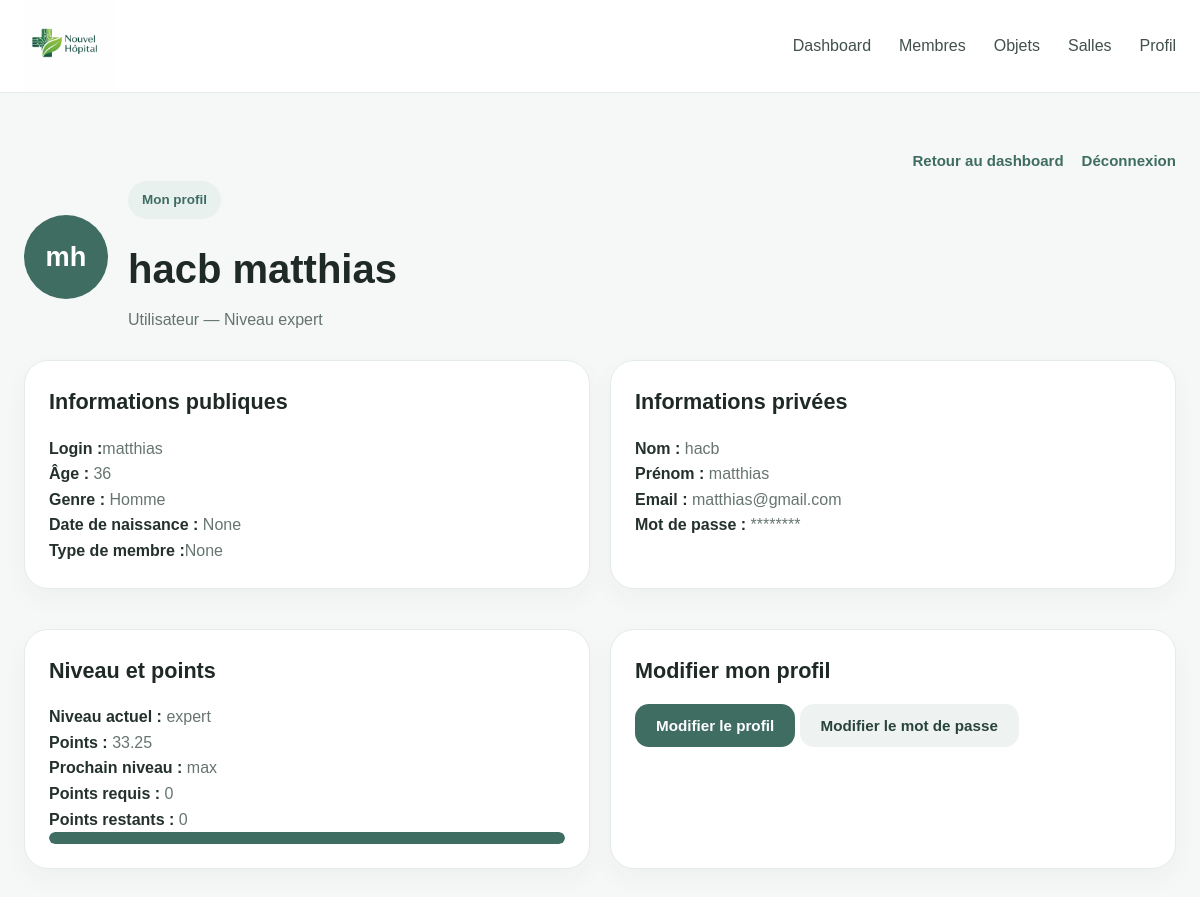
/profile/ (signed in), run on the app's committed database.
### hopital/models.py (models this page shows, shortened)
class Profil(models.Model):
    user = models.OneToOneField(User, on_delete=models.CASCADE)
    photo = models.ImageField(upload_to='photos/', blank=True, null=True)
    age = models.IntegerField(blank=True, null=True)
    genre = models.CharField(max_length=10, blank=True, null=True)
    date_naissance = models.DateField(blank=True, null=True)
    type_membre = models.CharField(max_length=50, blank=True, null=True)
    niveau = models.CharField(max_length=20, default='débutant')
    nb_connexions = models.IntegerField(default=0)
    nb_actions = models.IntegerField(default=0)
    statut = models.CharField(max_length=20, default='non validé')
    date_inscription = models.DateTimeField(auto_now_add=True)
    valide = models.BooleanField(default=False)

### hopital/views.py (the view, shortened to what this page needs)
# urls.py: path('profile/', views.profile, name='profile'),
@login_required
def profile(request):
    profil, created = Profil.objects.get_or_create(user=request.user)
    points = profil.nb_connexions * 0.25 + profil.nb_actions * 0.50
    error = None
    success = None
    points = profil.nb_connexions * 0.25 + profil.nb_actions * 0.50
    if profil.niveau == "débutant":
        prochain_niveau = "intermediaire"
        points_requis = 5
        points_min = 0
        progression = ((points - points_min) / (points_requis - points_min)) * 100
    elif profil.niveau == "intermediaire":
        prochain_niveau = "avancé"
        points_requis = 10
        points_min = 5
        progression = ((points - points_min) / (points_requis - points_min)) * 100
    elif profil.niveau == "avancé":
        prochain_niveau = "expert"
        points_requis = 20
        points_min = 10
        progression = ((points - points_min) / (points_requis - points_min)) * 100
    else:
        prochain_niveau = "max"
        points_requis = 0
        progression = 100
    progression = max(0, min(progression, 100))
    points_restants = max(points_requis - points, 0)
    return render(request, 'hopital/profile.html', {
        "profil": profil,
        "points": points,
        "points": points,
        "prochain_niveau": prochain_niveau,
        "points_requis": points_requis,
        "points_restants": points_restants,
        "progression": progression,
        "error": error,
        "success": success,})

### hopital/templates/hopital/profile.html (shortened to what this page needs)
{% load static %}
<!DOCTYPE html>
<html lang="fr">
<head>
  <link rel="stylesheet" href="{% static 'hopital/CSS/style.css' %}">
</head>
<body>
<header class="navbar">
  <div class="container nav-container">
    <a href="{% url 'index' %}" class="logo">
      <img src="{% static 'hopital/photo/logo.png' %}" alt="Logo Nouvel Hôpital">
    </a>
    <nav class="nav-links">
      <a href="{% url 'dashboard' %}">Dashboard</a>
      <a href="{% url 'members' %}">Membres</a>
      <a href="{% url 'objects' %}">Objets</a>
      <a href="{% url 'room' %}">Salles</a>
      <a href="{% url 'profile' %}">Profil</a>
    </nav>
  </div>
</header>
<main class="dashboard-page">
  <div class="container">
    <div class="page-tools">
      <a href="{% url 'dashboard' %}">Retour au dashboard</a>
      <a href="{% url 'logout' %}">Déconnexion</a>
    </div>
    <section class="profile-header">
      <div class="profile-avatar">{{ request.user.first_name|first }}{{ request.user.last_name|first }}</div>
      <div>
        <span class="tag">Mon profil</span>
        <h1>{{ request.user.last_name }} {{ request.user.first_name }}</h1>
        <p>Utilisateur — Niveau {{ profil.niveau }}</p>
      </div>
    </section>
    <section class="profile-grid">
      <div class="profile-card">
        <h2>Informations publiques</h2>
        <ul class="profile-list">
          <li><strong>Login :</strong>{{ request.user.username }}</li>
          <li><strong>Âge :</strong> {{ profil.age }}</li>
          <li><strong>Genre :</strong> {{ profil.genre }}</li>
          <li><strong>Date de naissance :</strong> {{ profil.date_naissance }}</li>
          <li><strong>Type de membre :</strong>{{ profil.type_membre }}</li>
        </ul>
      </div>
      <div class="profile-card">
        <h2>Informations privées</h2>
        <ul class="profile-list">
          <li><strong>Nom :</strong> {{ request.user.last_name }}</li>
          <li><strong>Prénom :</strong> {{ request.user.first_name }}</li>
          <li><strong>Email :</strong> {{ request.user.email }}</li>
          <li><strong>Mot de passe :</strong> ********</li>
        </ul>
      </div>
      <div class="profile-card">
        <h2>Niveau et points</h2>
        <ul class="profile-list">
            <li><strong>Niveau actuel :</strong> {{ profil.niveau }}</li>
            <li><strong>Points :</strong> {{ points }}</li>
            <li><strong>Prochain niveau :</strong> {{ prochain_niveau }}</li>
            <li><strong>Points requis :</strong> {{ points_requis }}</li>
            <li><strong>Points restants :</strong> {{ points_restants }}</li>
        </ul>
        <div class="progress-bar">
          <div class="progress-fill" style="--progression: {{ progression|default:0|floatformat:0 }}%;"></div>
        </div>
      </div>
      <div class="profile-card">
        <h2>Modifier mon profil</h2>
        <button type="button" onclick="toggleForm()" class="btn btn-primary">
          Modifier le profil
        </button>
      <button type="button" onclick="togglePasswordForm()" class="btn btn-secondary">
            Modifier le mot de passe
          </button>
        </div>
    </section>
  </div>
</main>
</body>
</html>

### hopital/static/hopital/CSS/style.css (style rules this page uses)
* { margin:0; padding:0; box-sizing:border-box; }
html { scroll-behavior:smooth; }
body { font-family: Arial, Helvetica, sans-serif; background:#f6f8f7; color:#1f2926; line-height:1.6; }
a { text-decoration:none; color:inherit; }
img { max-width:100%; height:auto; }
.container { width:min(1180px, calc(100% - 48px)); margin:0 auto; }
.navbar { position:sticky; top:0; z-index:1000; background:rgba(255,255,255,0.96); backdrop-filter:blur(10px); border-bottom:1px solid #e5ece8; }
.nav-container { min-height:92px; display:flex; align-items:center; justify-content:space-between; gap:24px; }
.logo { display:flex; align-items:center; }
.logo img { width:90px; height:90px; object-fit:contain; }
.nav-links { display:flex; align-items:center; gap:28px; flex-wrap:wrap; }
.nav-links a { color:#42504b; font-weight:500; transition:0.25s; }
.btn { display:inline-flex; align-items:center; justify-content:center; padding:12px 20px; border-radius:14px; font-weight:600; font-size:0.95rem; border:1px solid transparent; transition:0.25s; }
.btn-primary { background:#3f6d62; color:white; }
.btn-secondary { background:#eef3f1; color:#29433d; }
.page-tools { display:flex; justify-content:flex-end; gap:18px; margin:22px 0 8px; flex-wrap:wrap; }
.page-tools a { color:#3f6d62; font-weight:700; font-size:0.94rem; }
.tag { display:inline-block; padding:8px 14px; border-radius:999px; background:#e8f1ee; color:#3f6d62; font-size:0.84rem; font-weight:700; margin-bottom:18px; }
.feature-card, .service-card, .news-card, .quick-card, .profile-card, .dash-card, .object-card-modern, .room-card, .table-card, .resource-card, .auth-card, .auth-side, .level-box, .level-card { background:white; border:1px solid #e5ece8; border-radius:24px; padding:24px; box-shadow:0 10px 26px rgba(31,41,38,0.04); }
.feature-card p, .service-card p, .news-card p, .quick-card p, .profile-list li, .object-card-modern p, .room-card p { color:#66756f; }
.dashboard-page { padding:34px 0 70px; }
.progress-bar { width:100%; height:12px; background:#e7eeeb; border-radius:999px; overflow:hidden; }
.progress-fill { height:100%; background:#3f6d62; border-radius:999px; }
.profile-header { display:flex; align-items:center; gap:20px; margin-bottom:28px; }
.profile-header h1 { font-size:2.5rem; margin-bottom:6px; }
.profile-header p { color:#65736e; }
.profile-avatar { width:84px; height:84px; border-radius:50%; background:#3f6d62; color:white; display:flex; align-items:center; justify-content:center; font-size:1.7rem; font-weight:700; }
.profile-grid { display:grid; grid-template-columns:repeat(2, 1fr); gap:20px; }
.profile-card h2 { font-size:1.35rem; margin-bottom:16px; }
.profile-list { list-style:none; }
.profile-list strong { color:#24312d; }
.progress-fill { background:#3f6d62 !important; width: var(--progression); }
.profile-card { margin-bottom: 20px; }

### data on the page
Profil: niveau "expert", age "36", genre "Homme", date_naissance "None", type_membre "None"

### other printed values
{{ request.user.first_name|first }} "m"
{{ request.user.last_name|first }} "h"
{{ request.user.last_name }} "hacb"
{{ request.user.first_name }} "matthias"
{{ request.user.username }} "matthias"
{{ request.user.email }} "matthias@gmail.com"
{{ points }} "33.25"
{{ prochain_niveau }} "max"
{{ points_requis }} "0"
{{ points_restants }} "0"
